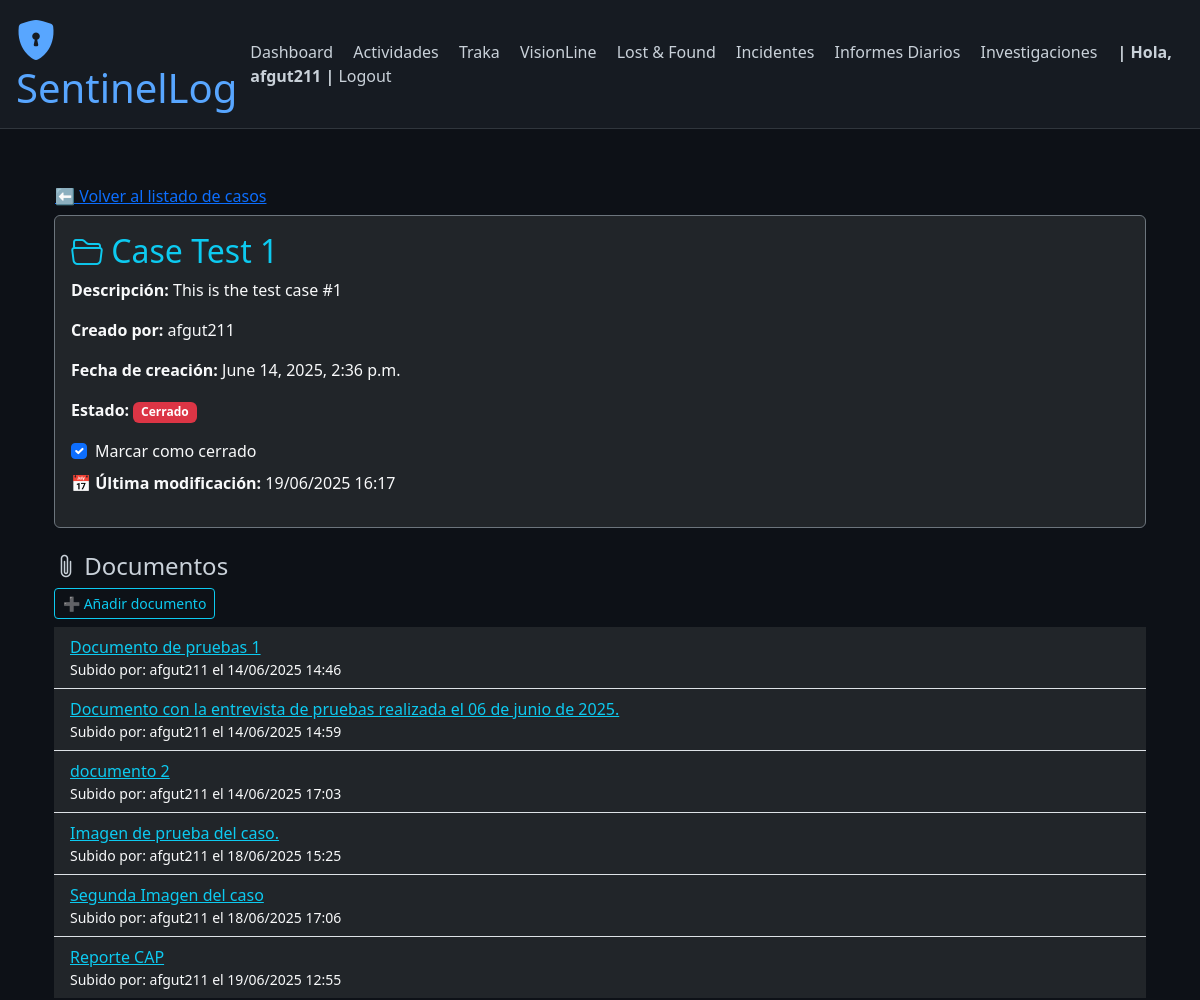
Page /investigations/case/1/ (signed in, upper part) on the earlier database version.
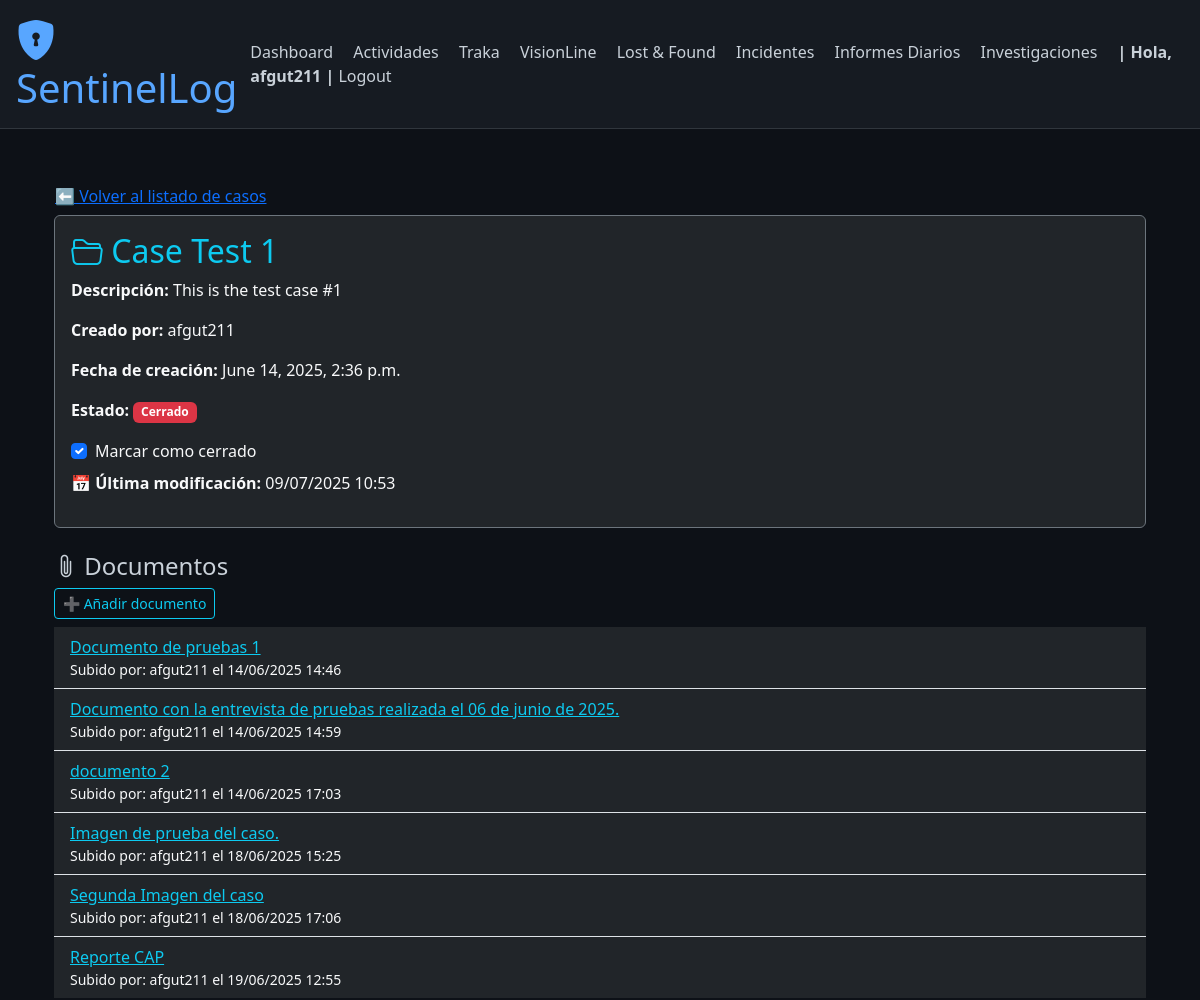
Same page on the later database version.
### investigations/models.py (models this page shows, shortened)
class InvestigationCase(models.Model):
    title = models.CharField(max_length=200)
    description = models.TextField()
    created_by = models.ForeignKey(User, on_delete=models.SET_NULL, null=True)
    created_at = models.DateTimeField(auto_now_add=True)
    is_closed = models.BooleanField(default=False)
    conclusiones = models.TextField(blank=True, null=True)
    pdf_last_saved = models.DateTimeField(blank=True, null=True)

### investigations/views.py (the view)
# urls.py: path('case/<int:case_id>/', views.case_detail, name='case_detail'),
def case_detail(request, case_id):
    case = get_object_or_404(InvestigationCase, id=case_id)
    documents = case.documents.all()
    comments = case.comments.all()
    interviews = case.interviews.all()
    return render(request, 'investigations/case_detail.html', {
        'case': case,
        'documents': documents,
        'comments': comments,
        'interviews': interviews
    })

### investigations/templates/investigations/case_detail.html (shortened to what this page needs)
{% extends 'base.html' %}
{% block content %}
<a href="{% url 'investigations_index' %}" class="btn btn-link mt-3">
            ⬅ Volver al listado de casos
        </a>
<div class="container">
    <div class="card bg-dark text-light border-secondary mb-4">
        <div class="card-body">
            <h2 class="card-title text-info"><i class="bi bi-folder2-open"></i> {{ case.title }}</h2>
            <p><strong>Descripción:</strong> {{ case.description }}</p>
            <p><strong>Creado por:</strong> {{ case.created_by }}</p>
            <p><strong>Fecha de creación:</strong> {{ case.created_at }}</p>
            <p><strong>Estado:</strong>
                {% if case.is_closed %}
                    <span class="badge bg-danger">Cerrado</span>
                {% else %}
                    <span class="badge bg-success">Abierto</span>
                {% endif %}
            </p>
            <form action="{% url 'toggle_case_status' case.id %}" method="post" class="mb-2">
                <div class="form-check">
                    <input class="form-check-input" type="checkbox" name="is_closed" id="isClosedCheck" value="1" {% if case.is_closed %}checked{% endif %} onchange="this.form.submit()">
                    <label class="form-check-label" for="isClosedCheck">
                        Marcar como cerrado
                    </label>
                </div>
            </form>
            {% if case.pdf_last_saved %}
                <p><strong>📅 Última modificación:</strong> {{ case.pdf_last_saved|date:"d/m/Y H:i" }}</p>
            {% endif %}
        </div>
    </div>
    <div class="mb-4">
        <h4><i class="bi bi-paperclip"></i> Documentos</h4>
        <a href="{% url 'add_document' case.id %}" class="btn btn-outline-info btn-sm mb-2">➕ Añadir documento</a>
        <ul class="list-group list-group-flush">
            {% for document in documents %}
                <li class="list-group-item bg-dark text-light">
                    <a href="{{ document.file.url }}" target="_blank" class="text-info">
                        {{ document.description|default:"Documento sin descripción" }}
                    </a>
                    <small class="d-block">Subido por: {{ document.uploaded_by }} el {{ document.uploaded_at|date:"d/m/Y H:i" }}</small>
                </li>
            {% empty %}
                <li class="list-group-item bg-dark text-light">No hay documentos adjuntos.</li>
            {% endfor %}
        </ul>
    </div>
</div>
{% endblock %}

Differences in the rows shown:
changed InvestigationCase "Case Test 1": pdf_last_saved "19/06/2025 16:17" → "09/07/2025 10:53"
